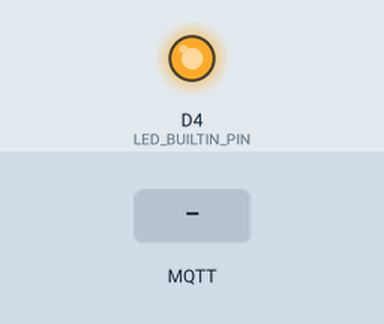
A sketch run on a simulated ESP8266 (NodeMCU). Shown: output pins drawn as LEDs (lit = HIGH). Inputs (shaded band) come from the test bench. WiFi joins after 1.5 s; servers stay silent unless stated; no MQTT or app messages arrive unless stated.

Above: at 3.2 s.
3.3 s: MQTT message "lichtAan" arrives on the first subscribed topic
At 4.4 s:
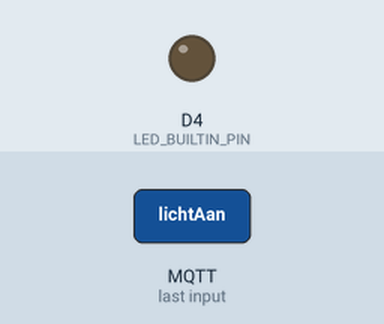
4.8 s: MQTT message "lichtUit" arrives on the first subscribed topic
At 5.6 s:
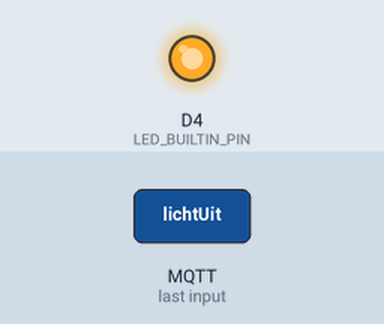
Timing chart, 0 to 7.8 s (numbered marks = the images above; inputs shaded):
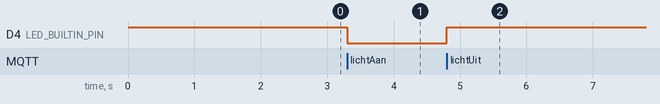

The sketch:

esp8266_mqtt.ino
```cpp
#include <ESP8266WiFi.h>
#include <PubSubClient.h>
#include <DHT.h>
#include "secret.h"

// Pin configuratie
#define DHTPIN D1 // DHT11 data pin
#define DHTTYPE DHT11
#define LED_BUILTIN_PIN LED_BUILTIN

// DHT sensor object
DHT dht(DHTPIN, DHTTYPE);

// WiFi en MQTT clients
WiFiClientSecure espClient;
PubSubClient client(espClient);

// Functie om verbinding te maken met Wi-Fi
void connectWiFi()
{
  WiFi.begin(ssid, pass);
  while (WiFi.status() != WL_CONNECTED)
  {
    delay(1000);
  }
}

// Functie om verbinding te maken met de MQTT broker
void connectMQTT()
{
  // Gebruik BearSSL om het certificaat in te stellen
  BearSSL::X509List cert(local_root_ca);
  espClient.setTrustAnchors(&cert); // Stel het certificaat in
  espClient.setInsecure();          // Voeg deze regel toe als backup als het certificaat problemen geeft

  // Verhoog de timeout voor betere verbindingskansen
  espClient.setTimeout(15000); // 15 seconden timeout

  client.setServer(MQTT_HOST, MQTT_PORT);
  int retries = 0;
  while (!client.connected() && retries < 5) // Maximum 5 pogingen
  {
    // Genereer een unieke client ID met timestamp om connectieproblemen te vermijden
    String clientId = String(MQTT_CLIENT_ID) + "-" + String(millis());

    if (client.connect(clientId.c_str(), MQTT_USER, MQTT_PASS))
    {
      client.subscribe("chat/message"); // Abonneer op het juiste chat topic

      // Publiceer een verbindingsbericht met client ID
      String connectMessage = String(MQTT_CLIENT_ID) + ": ESP8266 is online!";
      client.publish("chat/message", connectMessage.c_str());
      return; // Succesvol verbonden
    }
    else
    {
      retries++;
      delay(5000);
    }
  }
}

// Callback functie voor inkomende MQTT berichten
void callback(char *topic, byte *payload, unsigned int length)
{
  String message = "";
  for (int i = 0; i < length; i++)
  {
    message += (char)payload[i];
  }

  // Verwerk commando's - controleert of het commando ergens in het bericht staat
  if (message.indexOf("lichtAan") != -1)
  {
    digitalWrite(LED_BUILTIN_PIN, LOW); // LED aan
    // Bevestig de actie met client ID
    String confirmMessage = String(MQTT_CLIENT_ID) + ": LED is aangezet";
    client.publish("chat/message", confirmMessage.c_str());
  }
  else if (message.indexOf("lichtUit") != -1)
  {
    digitalWrite(LED_BUILTIN_PIN, HIGH); // LED uit
    // Bevestig de actie met client ID
    String confirmMessage = String(MQTT_CLIENT_ID) + ": LED is uitgezet";
    client.publish("chat/message", confirmMessage.c_str());
  }
  else if (message.indexOf("temp") != -1)
  {
    float temperature = dht.readTemperature();
    if (isnan(temperature))
    {
      client.publish("chat/message", String(String(MQTT_CLIENT_ID) + ": Fout bij het lezen van temperatuur").c_str());
    }
    else
    {
      String tempMessage = String(MQTT_CLIENT_ID) + ": Temperatuur: " + String(temperature) + "°C";
      client.publish("chat/message", tempMessage.c_str()); // Gebruik het chat topic
    }
  }
  else if (message.indexOf("hum") != -1)
  {
    float humidity = dht.readHumidity();
    if (isnan(humidity))
    {
      client.publish("chat/message", String(String(MQTT_CLIENT_ID) + ": Fout bij het lezen van luchtvochtigheid").c_str());
    }
    else
    {
      String humMessage = String(MQTT_CLIENT_ID) + ": Luchtvochtigheid: " + String(humidity) + "%";
      client.publish("chat/message", humMessage.c_str()); // Gebruik het chat topic
    }
  }
}

void setup()
{
  // Configureer LED pin
  pinMode(LED_BUILTIN_PIN, OUTPUT);
  digitalWrite(LED_BUILTIN_PIN, HIGH); // LED uit

  // Start DHT sensor
  dht.begin();

  // Verbind met Wi-Fi en MQTT
  connectWiFi();
  client.setCallback(callback);
  connectMQTT();
}

void loop()
{
  // Houd de Wi-Fi verbinding actief
  if (WiFi.status() != WL_CONNECTED)
  {
    connectWiFi();
  }

  // Houd de MQTT verbinding actief
  if (!client.connected())
  {
    connectMQTT();
  }
  client.loop();
}
```

secret.h
```cpp
#ifndef SECRET
const char ssid[] = "De Froststreet 74"; // Wi-Fi ssid
const char pass[] = "Paultje4Life";      // Wi-Fi wachtwoord

const char *MQTT_HOST = "netwerkenbasis.com"; // Correct broker name
const int MQTT_PORT = 8883;                   // MQTT-broker poort
const char *MQTT_CLIENT_ID = "BOT-1003233";   // Vervang 123456 door je leerlingnummer
const char *MQTT_USER = "student";            // Gebruikersnaam voor de broker
const char *MQTT_PASS = "welkom01";           // Wachtwoord voor de broker

// Dit is het certificaat dat je nodig hebt. Je hoeft hier op deze plek niks mee te doen
const char *local_root_ca =
    "-----BEGIN CERTIFICATE-----\n"
    "MIIFazCCA1OgAwIBAgIRAIIQz7DSQONZRGPgu2OCiwAwDQYJKoZIhvcNAQELBQAw\n"
    "TzELMAkGA1UEBhMCVVMxKTAnBgNVBAoTIEludGVybmV0IFNlY3VyaXR5IFJlc2Vh\n"
    "cmNoIEdyb3VwMRUwEwYDVQQDEwxJU1JHIFJvb3QgWDEwHhcNMTUwNjA0MTEwNDM4\n"
    "WhcNMzUwNjA0MTEwNDM4WjBPMQswCQYDVQQGEwJVUzEpMCcGA1UEChMgSW50ZXJu\n"
    "ZXQgU2VjdXJpdHkgUmVzZWFyY2ggR3JvdXAxFTATBgNVBAMTDElTUkcgUm9vdCBY\n"
    "MTCCAiIwDQYJKoZIhvcNAQEBBQADggIPADCCAgoCggIBAK3oJHP0FDfzm54rVygc\n"
    "h77ct984kIxuPOZXoHj3dcKi/vVqbvYATyjb3miGbESTtrFj/RQSa78f0uoxmyF+\n"
    "0TM8ukj13Xnfs7j/EvEhmkvBioZxaUpmZmyPfjxwv60pIgbz5MDmgK7iS4+3mX6U\n"
    "A5/TR5d8mUgjU+g4rk8Kb4Mu0UlXjIB0ttov0DiNewNwIRt18jA8+o+u3dpjq+sW\n"
    "T8KOEUt+zwvo/7V3LvSye0rgTBIlDHCNAymg4VMk7BPZ7hm/ELNKjD+Jo2FR3qyH\n"
    "B5T0Y3HsLuJvW5iB4YlcNHlsdu87kGJ55tukmi8mxdAQ4Q7e2RCOFvu396j3x+UC\n"
    "B5iPNgiV5+I3lg02dZ77DnKxHZu8A/lJBdiB3QW0KtZB6awBdpUKD9jf1b0SHzUv\n"
    "KBds0pjBqAlkd25HN7rOrFleaJ1/ctaJxQZBKT5ZPt0m9STJEadao0xAH0ahmbWn\n"
    "OlFuhjuefXKnEgV4We0+UXgVCwOPjdAvBbI+e0ocS3MFEvzG6uBQE3xDk3SzynTn\n"
    "jh8BCNAw1FtxNrQHusEwMFxIt4I7mKZ9YIqioymCzLq9gwQbooMDQaHWBfEbwrbw\n"
    "qHyGO0aoSCqI3Haadr8faqU9GY/rOPNk3sgrDQoo//fb4hVC1CLQJ13hef4Y53CI\n"
    "rU7m2Ys6xt0nUW7/vGT1M0NPAgMBAAGjQjBAMA4GA1UdDwEB/wQEAwIBBjAPBgNV\n"
    "HRMBAf8EBTADAQH/MB0GA1UdDgQWBBR5tFnme7bl5AFzgAiIyBpY9umbbjANBgkq\n"
    "hkiG9w0BAQsFAAOCAgEAVR9YqbyyqFDQDLHYGmkgJykIrGF1XIpu+ILlaS/V9lZL\n"
    "ubhzEFnTIZd+50xx+7LSYK05qAvqFyFWhfFQDlnrzuBZ6brJFe+GnY+EgPbk6ZGQ\n"
    "3BebYhtF8GaV0nxvwuo77x/Py9auJ/GpsMiu/X1+mvoiBOv/2X/qkSsisRcOj/KK\n"
    "NFtY2PwByVS5uCbMiogziUwthDyC3+6WVwW6LLv3xLfHTjuCvjHIInNzktHCgKQ5\n"
    "ORAzI4JMPJ+GslWYHb4phowim57iaztXOoJwTdwJx4nLCgdNbOhdjsnvzqvHu7Ur\n"
    "TkXWStAmzOVyyghqpZXjFaH3pO3JLF+l+/+sKAIuvtd7u+Nxe5AW0wdeRlN8NwdC\n"
    "jNPElpzVmbUq4JUagEiuTDkHzsxHpFKVK7q4+63SM1N95R1NbdWhscdCb+ZAJzVc\n"
    "oyi3B43njTOQ5yOf+1CceWxG1bQVs5ZufpsMljq4Ui0/1lvh+wjChP4kqKOJ2qxq\n"
    "4RgqsahDYVvTH9w7jXbyLeiNdd8XM2w9U/t7y0Ff/9yi0GE44Za4rF2LN9d11TPA\n"
    "mRGunUHBcnWEvgJBQl9nJEiU0Zsnvgc/ubhPgXRR4Xq37Z0j4r7g1SgEEzwxA57d\n"
    "emyPxgcYxn/eR44/KJ4EBs+lVDR3veyJm+kXQ99b21/+jh5Xos1AnX5iItreGCc=\n"
    "-----END CERTIFICATE-----";

#endif
```

Measured:
- after the input at 3.3 s, D4 (LED_BUILTIN_PIN): HIGH → LOW at once
- after the input at 4.8 s, D4 (LED_BUILTIN_PIN): LOW → HIGH at once
